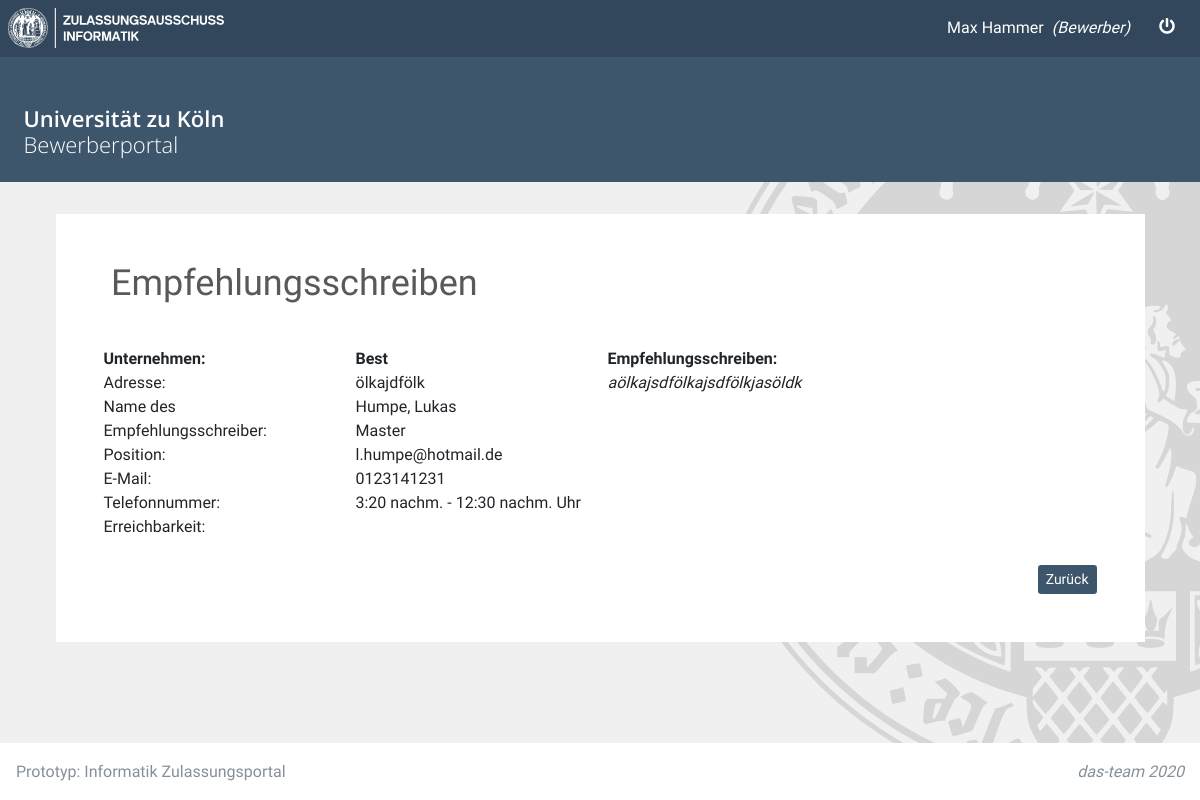
The app's page /myapplications/view_recommend/1/ (signed in) with its own data.
### accountspace/models.py (models this page shows)
class User(AbstractUser):
    is_bewerber = models.BooleanField(default=False)
    is_ausschuss = models.BooleanField(default=False)

### admissionspace/models.py (models this page shows, shortened)
class Recommendation(models.Model):
    bewerber = models.ForeignKey(User, on_delete=models.CASCADE)
    first_name = models.CharField(max_length=30, default='')
    last_name = models.CharField(max_length=30, default='')
    job_position = models.CharField(max_length=40, default='')
    company_name = models.CharField(max_length=128)
    company_address = models.TextField()
    email = models.EmailField(default='')
    phone = models.CharField(max_length=12, default='')
    available_from = models.TimeField()
    available_until = models.TimeField()
    recommendation_letter = models.TextField()

### admissionspace/views/bewerber.py (the view)
# urls.py: path('myapplications/view_recommend/<slug:pk>/', bewerber_views.RecommendationDetailView.as_view(),
@method_decorator([login_required, user_required], name='dispatch')
class RecommendationDetailView(DetailView):
    model = Recommendation
    template_name = 'admissionspace/applications/recommendation_detail.html'

### templates/admissionspace/applications/recommendation_detail.html
{% extends 'base.html' %}
{% load static %}
{% block content_header %} Bewerberportal {% endblock content_header %}
{% block main_content %}
    <div class="row">
        <div class="col-12">
            <div class="card custom-card">
                <div class="col-12">
                    <h4 class="ilias-header">
                        Empfehlungsschreiben
                    </h4>
                </div>
                <div class="card-body p-0 custom-body-padding">
            <div class="row invoice-info" style="margin-top: 10px; margin-bottom: 10px;">
                <div class="col-sm-3 invoice-col">
                    <address>
                        <strong>Unternehmen:</strong> <br>
                        Adresse:<br>
                        Name des Empfehlungsschreiber:<br>
                        Position:<br>
                        E-Mail:<br>
                        Telefonnummer:<br>
                        Erreichbarkeit:<br>
                    </address>
                </div>
                <div class="col-sm-3 invoice-col">
                    <address>
                        <strong>{{ object.company_name }}</strong><br>
                        {{ object.company_address }}<br>
                        {{ object.last_name }}, {{ object.first_name }}<br>
                        {{ object.job_position }}<br>
                        {{ object.email }}<br>
                        {{ object.phone }}<br>
                        {{ object.available_from }} - {{ object.available_until }} Uhr<br>
                    </address>
                </div>
                <div class="col-sm-6 invoice-col">
                    <strong>Empfehlungsschreiben:</strong>
                    <p style="font-style: italic">{{ object.recommendation_letter }}
                    </p>
                </div>
            </div>
                    {% if user.is_ausschuss %}
                         <button type="button"
                            onclick="javascript:location.href='{% url 'application_list' %}'"
                            class="btn btn-sm btn-primary custom-btn-primary float-right"
                    >
                        Zurück
                    </button>
                    {% else %}
                          <button type="button"
                            onclick="javascript:location.href='{% url 'applicant_index' %}'"
                            class="btn btn-sm btn-primary custom-btn-primary float-right"
                    >
                        Zurück
                    </button>
                    {% endif %}
                </div>
            </div>
        </div>
    </div>
{% endblock %}

### templates/base.html (shortened to what this page needs)
<!DOCTYPE html>
{% load static %}
<html lang="en">
<head>
    <link rel="stylesheet" href="{% static 'plugins/fontawesome-free/css/all.min.css' %}">
    <link rel="stylesheet" href="{% static 'dist/css/adminlte.min.css' %}">
    <link rel="stylesheet" href="{% static 'dist/css/custom.css' %}">
</head>
<body class="hold-transition sidebar-mini layout-top-nav">
<div class="wrapper">
    <nav class="main-header navbar navbar-expand navbar-white navbar-light custom-navbar" >
        <ul class="navbar-nav">
<li class="nav-item">
        <img src="/static/dist/svg/logo-zulassungsausschuss-informatik.svg" alt="Universität zu Köln - Zulassungsausschuss Informatik" width="auto" height="40px" stroke="#3E566C" >
      </li>
        </ul>
        <ul class="navbar-nav ml-auto">
            <li class="nav-item nav-link">
            <div>
                <a  style="color:white; padding-bottom: 0; ">
                    {{ user.first_name }} {{ user.last_name }}
                </a>
            <a  style="color:white; font-style:italic; padding-top: 0;">
                {% if user.is_bewerber %}
                                &nbsp;(Bewerber)
                            {% elif user.is_ausschuss %}
                                &nbsp;(Zulassungsausschussmitglied)
                            {% endif %}
            </a>
            </div>
            </li>
            <li class="nav-item">
                <a href="{% url 'signout' %}" class="btn btn-flat"><i class="fas fa-power-off" style="color:white"></i>&nbsp;</a>
            </li>
        </ul>
    </nav>
    <div class="content-wrapper" style="background-image: url('/static/dist/svg/logo-uni-köln.svg'); background-size:auto 100%;    background-repeat: no-repeat;
  background-attachment: fixed;
  background-position: center right;
  background-color: #f0f0f0;
">
        <div class="content-header custom-content-header">
            <div class="container-fluid">
                <div class="row mb-2">
                    <div class="col-sm-6" style="margin-top: 32px !important;">
                        <h1 class="m-0 ilias-header-light">Universität zu Köln </h1>
                        <h1 class="m-0 ilias-header-light" style="font-weight:300 !important; "> {% block content_header %} {% endblock content_header %}</h1>
                    </div>
                </div>
            </div>
        </div>
        <div class="content custom-content">
            <div class="container-fluid">
                {% block main_content %}
                {% endblock main_content %}
            </div>
        </div>
    </div>
    <footer class="main-footer custom-footer">
        <div class="float-right d-none d-sm-inline" style="font-style: italic ">
             das-team 2020
        </div>
        Prototyp: Informatik Zulassungsportal
    </footer>
</div>
</body>
</html>

### records on screen
User: first_name "Max", last_name "Hammer"
Recommendation: company_name "Best", company_address "ölkajdfölk", last_name "Humpe", first_name "Lukas", job_position "Master", email "l.humpe@hotmail.de", phone "0123141231", available_from "3:20 nachm.", available_until "12:30 nachm.", recommendation_letter "aölkajsdfölkajsdfölkjasöldk"
